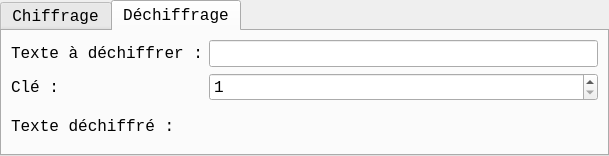
<?xml version="1.0" encoding="UTF-8"?>
<ui version="4.0">
 <class>MainWindow</class>
 <widget class="QMainWindow" name="MainWindow">
  <property name="geometry">
   <rect>
    <x>0</x>
    <y>0</y>
    <width>609</width>
    <height>156</height>
   </rect>
  </property>
  <property name="minimumSize">
   <size>
    <width>0</width>
    <height>156</height>
   </size>
  </property>
  <property name="maximumSize">
   <size>
    <width>16777215</width>
    <height>156</height>
   </size>
  </property>
  <property name="windowTitle">
   <string>MainWindow</string>
  </property>
  <widget class="QWidget" name="centralwidget">
   <layout class="QGridLayout" name="gridLayout_2">
    <property name="leftMargin">
     <number>0</number>
    </property>
    <property name="topMargin">
     <number>0</number>
    </property>
    <property name="rightMargin">
     <number>0</number>
    </property>
    <property name="bottomMargin">
     <number>0</number>
    </property>
    <property name="spacing">
     <number>0</number>
    </property>
    <item row="0" column="0">
     <widget class="QTabWidget" name="tabWidget">
      <property name="font">
       <font>
        <family>Consolas</family>
        <pointsize>12</pointsize>
       </font>
      </property>
      <property name="currentIndex">
       <number>1</number>
      </property>
      <widget class="QWidget" name="Chiffrage">
       <attribute name="title">
        <string>Chiffrage</string>
       </attribute>
       <layout class="QGridLayout" name="gridLayout_3">
        <item row="0" column="0">
         <layout class="QGridLayout" name="gridLayout">
          <item row="0" column="1">
           <widget class="QLineEdit" name="lineEdit_chiffre"/>
          </item>
          <item row="0" column="0">
           <widget class="QLabel" name="label_1">
            <property name="text">
             <string>Texte à chiffrer : </string>
            </property>
           </widget>
          </item>
          <item row="2" column="0">
           <widget class="QLabel" name="label_3">
            <property name="text">
             <string>Texte chiffré :</string>
            </property>
           </widget>
          </item>
          <item row="1" column="0">
           <widget class="QLabel" name="label_2">
            <property name="text">
             <string>Clé :</string>
            </property>
           </widget>
          </item>
          <item row="1" column="1">
           <widget class="QSpinBox" name="spinBox_chiffre">
            <property name="minimum">
             <number>1</number>
            </property>
            <property name="maximum">
             <number>25</number>
            </property>
           </widget>
          </item>
          <item row="2" column="1">
           <widget class="QLabel" name="label_chiffre">
            <property name="mouseTracking">
             <bool>false</bool>
            </property>
            <property name="text">
             <string/>
            </property>
            <property name="scaledContents">
             <bool>false</bool>
            </property>
            <property name="wordWrap">
             <bool>false</bool>
            </property>
            <property name="textInteractionFlags">
             <set>Qt::TextSelectableByKeyboard|Qt::TextSelectableByMouse</set>
            </property>
           </widget>
          </item>
         </layout>
        </item>
       </layout>
      </widget>
      <widget class="QWidget" name="Dechiffrage">
       <attribute name="title">
        <string>Déchiffrage</string>
       </attribute>
       <layout class="QGridLayout" name="gridLayout_5">
        <item row="0" column="0">
         <layout class="QGridLayout" name="gridLayout_4">
          <item row="1" column="0">
           <widget class="QLabel" name="label_4">
            <property name="text">
             <string>Texte à déchiffrer :</string>
            </property>
           </widget>
          </item>
          <item row="1" column="1">
           <widget class="QLineEdit" name="lineEdit_dechiffre"/>
          </item>
          <item row="2" column="0">
           <widget class="QLabel" name="label_5">
            <property name="text">
             <string>Clé :</string>
            </property>
           </widget>
          </item>
          <item row="3" column="0">
           <widget class="QLabel" name="label_6">
            <property name="text">
             <string>Texte déchiffré :</string>
            </property>
           </widget>
          </item>
          <item row="2" column="1">
           <widget class="QSpinBox" name="spinBox_dechiffre">
            <property name="minimum">
             <number>1</number>
            </property>
            <property name="maximum">
             <number>25</number>
            </property>
           </widget>
          </item>
          <item row="3" column="1">
           <widget class="QLabel" name="label_dechiffre">
            <property name="text">
             <string/>
            </property>
            <property name="textInteractionFlags">
             <set>Qt::TextSelectableByKeyboard|Qt::TextSelectableByMouse</set>
            </property>
           </widget>
          </item>
         </layout>
        </item>
       </layout>
      </widget>
     </widget>
    </item>
   </layout>
  </widget>
 </widget>
 <resources/>
 <connections/>
</ui>
